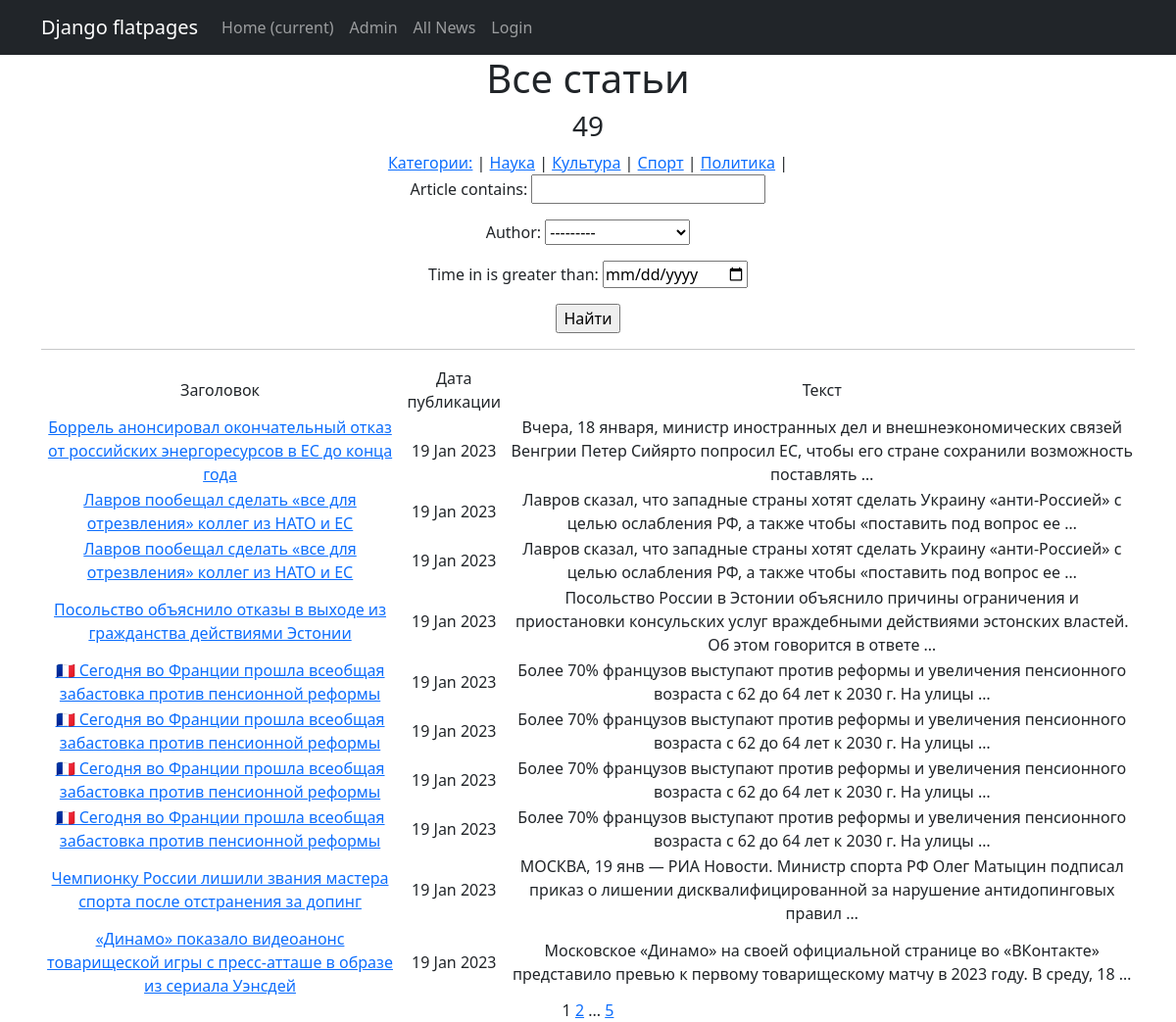
Before: /news/ with the older database file.
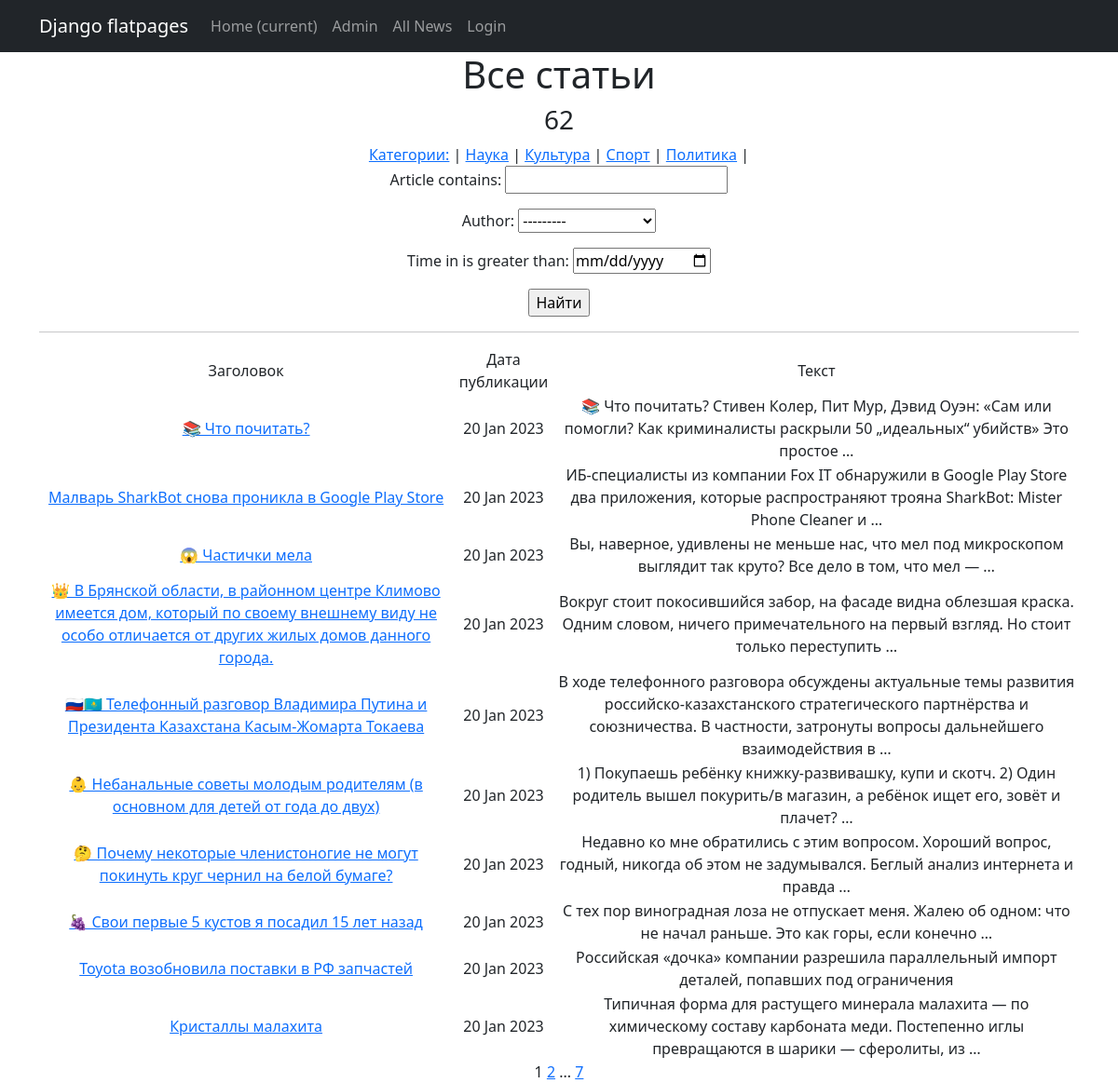
After: the same page with the newer database file.
### news/models.py (models this page shows, shortened)
class Category(models.Model):
    name = models.CharField(max_length=255, unique=True) #название категории. Поле должно быть уникальным
    subscribers = models.ManyToManyField(User)

class Post(models.Model):
    author = models.ForeignKey(Author, on_delete=models.CASCADE) # связь «один ко многим» с моделью Author;
    position = models.CharField(max_length=255, choices=POSITION) # поле с выбором — «статья» или «новость»;
    time_in = models.DateTimeField(auto_now_add=True) # автоматически добавляемая дата и время создания;
    category = models.ManyToManyField(Category, through='PostCategory') # связь «многие ко многим» с моделью Category (с дополнительной моделью PostCategory);
    article = models.CharField(max_length=255)  # заголовок статьи/новости;
    text = models.TextField() # текст статьи/новости;
    rating = models.FloatField(default=0.0) # рейтинг статьи/новости.

### news/views.py (the view)
# urls.py: path('', PostsList.as_view(), name='news_list'),
class PostsList(ListView):
    model = Post
    ordering = '-time_in'
    template_name = 'news_list.html'
    context_object_name = 'news_list'
    paginate_by = 10  # вот так мы можем указать количество записей на странице
    def get_queryset(self):
        queryset = super().get_queryset()
        self.filterset = PostFilter(self.request.GET, queryset)
        return self.filterset.qs
    def get_context_data(self, **kwargs):
        context = super().get_context_data(**kwargs)
        context['news_count'] = Post.objects.all()
        context['filterset'] = self.filterset
        context['next_sale'] = None
        context['is_not_author'] = not self.request.user.groups.filter(name='authors').exists()
        context['is_not_common'] = not self.request.user.groups.filter(name='common').exists()
        context['get_category'] = Category.objects.all()
        context['auth'] = self.request.user.groups.filter(name='common').exists()
        return context

### news/templatetags/custom_filters.py (called while the page is built)
@register.filter()
def censor(value):
    try:
        if not isinstance(value, str):
            raise CensorException('Error')
        v = value
        for word in WORDS:
            if word in v:
                v = v.replace(word, f'{word[:1]}{len(word[1:])*"*"}')
            if word.capitalize() in v:
                v = v.replace(word.capitalize(), f'{word[:1].capitalize()}{len(word[1:])*"*"}')
        return v
    except CensorException as e:
        print(e)

### news/templatetags/custom_tags.py (called while the page is built)
@register.simple_tag(takes_context=True)
def url_replace(context, **kwargs):
   d = context['request'].GET.copy()
   for k, v in kwargs.items():
       d[k] = v
   return d.urlencode()

### templates/news_list.html (shortened to what this page needs)
{% extends 'flatpages/default.html' %}
{% load custom_filters %}
{% load custom_tags %}
{% block content %}
<h1>Все статьи</h1>
   <h3>{{ news_count|length }}</h3>
    <div class="col">
       <div class="news">
           <a href="/news" title="разделы новостей">Категории:</a> |
           {% for c in get_category %}
                <a href="?category={{c.id}}"
                >{{ c.name }}</a> |
           {% endfor %}
       </div>
    </div>
   <form action="" method="get">
       {{ filterset.form.as_p }}
       <input type="submit" value="Найти" />
   </form>
    <hr>
   {% if news_list %}
       <table>
           <tr>
               <td>Заголовок</td>
               <td>Дата публикации</td>
               <td>Текст</td>
           </tr>
           {% for news in news_list %}
           <tr>
               <td><a href="{{ news.id }}">{{ news.article|censor }}</a></td>
               <td>{{ news.time_in|date:'d M Y' }}</td>
               <td>{{ news.text|censor|truncatewords:20}}</td>
           </tr>
           {% endfor %}
       </table>
   {% else %}
       <h2>Статей нет!</h2>
   {% endif %}
   {{ page_obj.number }}
   {% if page_obj.has_next %}
       <a href="?{% url_replace page=page_obj.next_page_number %}">{{ page_obj.next_page_number }}</a>
       {% if paginator.num_pages != page_obj.next_page_number %}
           ...
       <a href="?{% url_replace page=page_obj.paginator.num_pages %}">{{ page_obj.paginator.num_pages }}</a>
       {% endif %}
   {% endif %}
{% endblock content %}

Changed rows visible on the page:
no longer on this page (row unchanged): Post: article|censor "Боррель анонсировал окончательный отказ от российских энергоресурсов в ЕС до конца года", time_in "19 Jan 2023", text|censor "Вчера, 18 января, министр иностранных дел и внешнеэкономических связей Венгрии Петер Сийярто попросил ЕС, чтобы его стране сохранили возможность поставлять …"
no longer on this page (row unchanged): Post: article|censor "Лавров пообещал сделать «все для отрезвления» коллег из НАТО и ЕС", time_in "19 Jan 2023", text|censor "Лавров сказал, что западные страны хотят сделать Украину «анти-Россией» с целью ослабления РФ, а также чтобы «поставить под вопрос ее …"
no longer on this page (row unchanged): Post: article|censor "Лавров пообещал сделать «все для отрезвления» коллег из НАТО и ЕС", time_in "19 Jan 2023", text|censor "Лавров сказал, что западные страны хотят сделать Украину «анти-Россией» с целью ослабления РФ, а также чтобы «поставить под вопрос ее …"
no longer on this page (row unchanged): Post: article|censor "Посольство объяснило отказы в выходе из гражданства действиями Эстонии", time_in "19 Jan 2023", text|censor "Посольство России в Эстонии объяснило причины ограничения и приостановки консульских услуг враждебными действиями эстонских властей. Об этом говорится в ответе …"
no longer on this page (row unchanged): Post: article|censor "🇫🇷 Сегодня во Франции прошла всеобщая забастовка против пенсионной реформы", time_in "19 Jan 2023", text|censor "Более 70% французов выступают против реформы и увеличения пенсионного возраста с 62 до 64 лет к 2030 г. На улицы …"
no longer on this page (row unchanged): Post: article|censor "🇫🇷 Сегодня во Франции прошла всеобщая забастовка против пенсионной реформы", time_in "19 Jan 2023", text|censor "Более 70% французов выступают против реформы и увеличения пенсионного возраста с 62 до 64 лет к 2030 г. На улицы …"
no longer on this page (row unchanged): Post: article|censor "🇫🇷 Сегодня во Франции прошла всеобщая забастовка против пенсионной реформы", time_in "19 Jan 2023", text|censor "Более 70% французов выступают против реформы и увеличения пенсионного возраста с 62 до 64 лет к 2030 г. На улицы …"
no longer on this page (row unchanged): Post: article|censor "🇫🇷 Сегодня во Франции прошла всеобщая забастовка против пенсионной реформы", time_in "19 Jan 2023", text|censor "Более 70% французов выступают против реформы и увеличения пенсионного возраста с 62 до 64 лет к 2030 г. На улицы …"
no longer on this page (row unchanged): Post: article|censor "Чемпионку России лишили звания мастера спорта после отстранения за допинг", time_in "19 Jan 2023", text|censor "МОСКВА, 19 янв — РИА Новости. Министр спорта РФ Олег Матыцин подписал приказ о лишении дисквалифицированной за нарушение антидопинговых правил …"
no longer on this page (row unchanged): Post: article|censor "«Динамо» показало видеоанонс товарищеской игры с пресс-атташе в образе из сериала Уэнсдей", time_in "19 Jan 2023", text|censor "Московское «Динамо» на своей официальной странице во «ВКонтакте» представило превью к первому товарищескому матчу в 2023 году. В среду, 18 …"
added Post: article|censor "📚 Что почитать?", time_in "20 Jan 2023", text|censor "📚 Что почитать? Стивен Колер, Пит Мур, Дэвид Оуэн: «Сам или помогли? Как криминалисты раскрыли 50 „идеальных“ убийств» Это простое …"
added Post: article|censor "Малварь SharkBot снова проникла в Google Play Store", time_in "20 Jan 2023", text|censor "ИБ-специалисты из компании Fox IT обнаружили в Google Play Store два приложения, которые распространяют трояна SharkBot: Mister Phone Cleaner и …"
added Post: article|censor "😱 Частички мела", time_in "20 Jan 2023", text|censor "Вы, наверное, удивлены не меньше нас, что мел под микроскопом выглядит так круто? Все дело в том, что мел — …"
added Post: article|censor "👑 В Брянской области, в районном центре Климово имеется дом, который по своему внешнему виду не особо отличается от других жилых домов данного города.", time_in "20 Jan 2023", text|censor "Вокруг стоит покосившийся забор, на фасаде видна облезшая краска. Одним словом, ничего примечательного на первый взгляд. Но стоит только переступить …"
added Post: article|censor "🇷🇺🇰🇿 Телефонный разговор Владимира Путина и Президента Казахстана Касым-Жомарта Токаева", time_in "20 Jan 2023", text|censor "В ходе телефонного разговора обсуждены актуальные темы развития российско-казахстанского стратегического партнёрства и союзничества. В частности, затронуты вопросы дальнейшего взаимодействия в …"
added Post: article|censor "👶 Небанальные советы молодым родителям (в основном для детей от года до двух)", time_in "20 Jan 2023", text|censor "1) Покупаешь ребёнку книжку-развивашку, купи и скотч. 2) Один родитель вышел покурить/в магазин, а ребёнок ищет его, зовёт и плачет? …"
added Post: article|censor "🤔 Почему некоторые членистоногие не могут покинуть круг чернил на белой бумаге?", time_in "20 Jan 2023", text|censor "Недавно ко мне обратились с этим вопросом. Хороший вопрос, годный, никогда об этом не задумывался. Беглый анализ интернета и правда …"
added Post: article|censor "🍇 Свои первые 5 кустов я посадил 15 лет назад", time_in "20 Jan 2023", text|censor "С тех пор виноградная лоза не отпускает меня. Жалею об одном: что не начал раньше. Это как горы, если конечно …"
added Post: article|censor "Toyota возобновила поставки в РФ запчастей", time_in "20 Jan 2023", text|censor "Российская «дочка» компании разрешила параллельный импорт деталей, попавших под ограничения"
added Post: article|censor "Кристаллы малахита", time_in "20 Jan 2023", text|censor "Типичная форма для растущего минерала малахита — по химическому составу карбоната меди. Постепенно иглы превращаются в шарики — сферолиты, из …"
Other visible differences:
{{ news_count|length }}: "49" → "62"
{{ page_obj.paginator.num_pages }}: "5" → "7"
